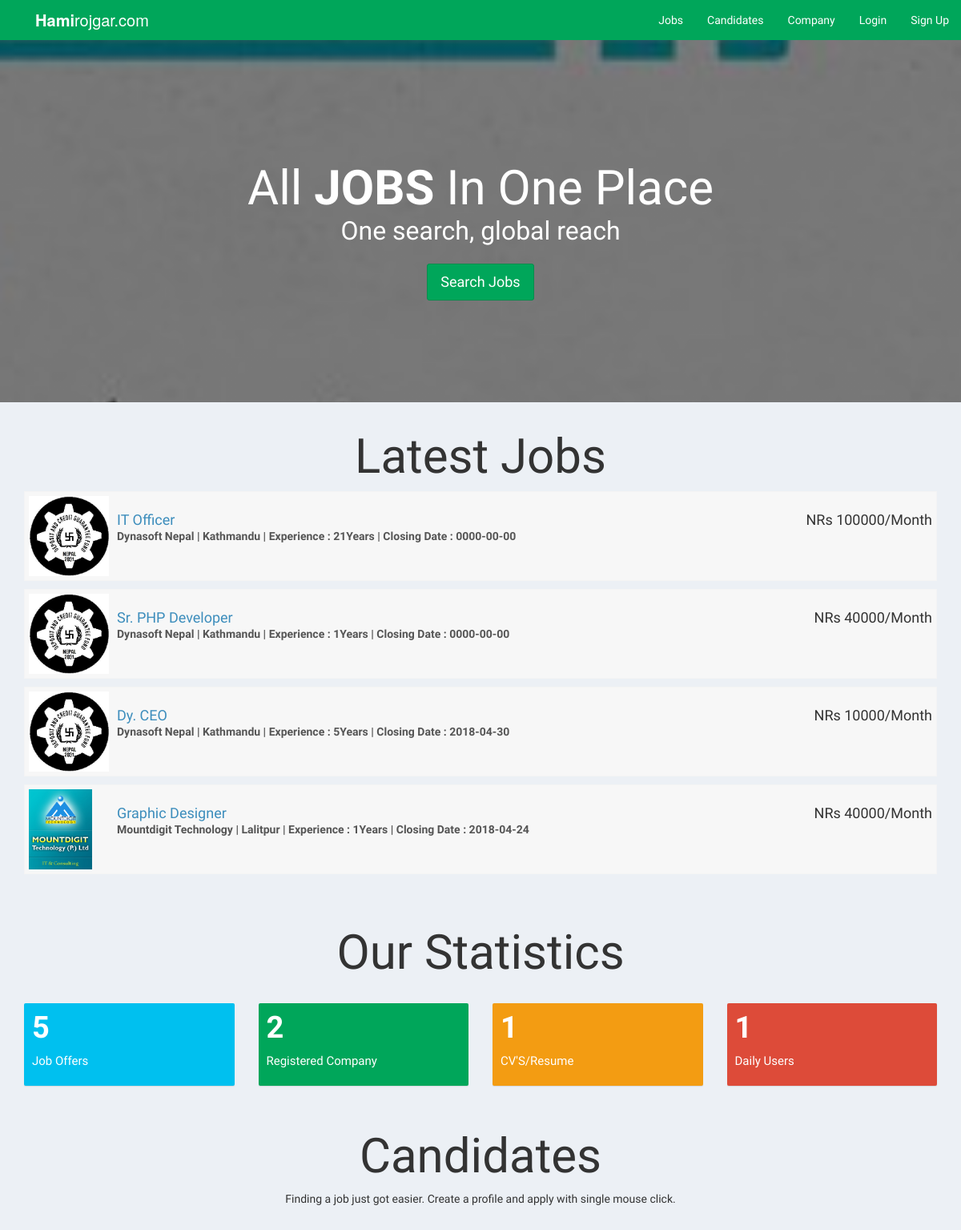
Before: / (upper part) with the older database file.
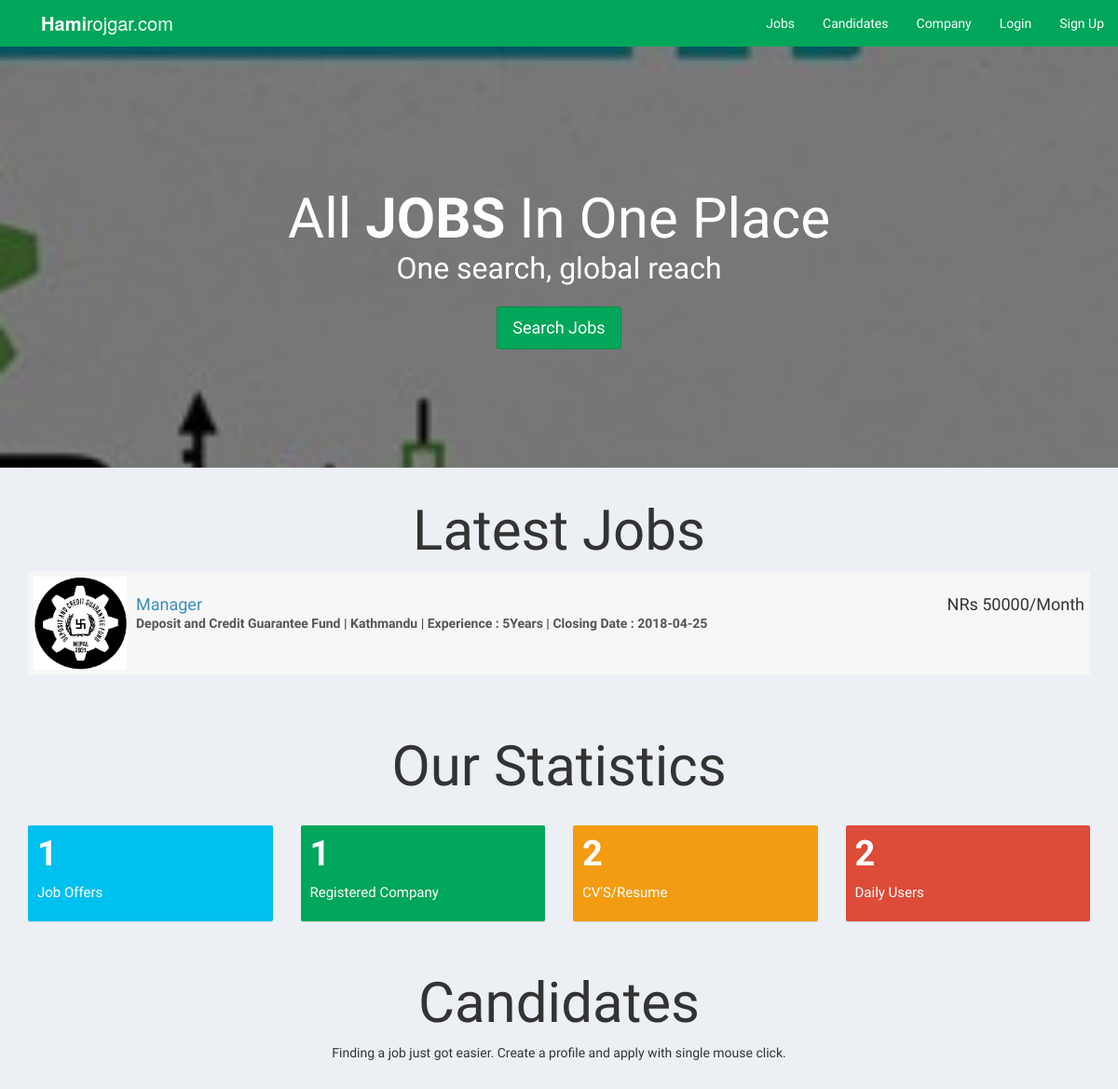
After: the same page with the newer database file.
### tables this page shows
CREATE TABLE IF NOT EXISTS `company` (
  `id_company` int(11) NOT NULL AUTO_INCREMENT,
  `name` varchar(255) NOT NULL,
  `companyname` varchar(255) NOT NULL,
  `country` varchar(255) NOT NULL,
  `state` varchar(255) NOT NULL,
  `city` varchar(255) NOT NULL,
  `contactno` varchar(255) NOT NULL,
  `website` varchar(255) NOT NULL,
  `email` varchar(255) NOT NULL,
  `password` varchar(255) NOT NULL,
  `aboutme` varchar(255) DEFAULT NULL,
  `logo` varchar(255) NOT NULL,
  `createdAt` timestamp NOT NULL DEFAULT CURRENT_TIMESTAMP,
  `active` int(11) NOT NULL DEFAULT '2',
  PRIMARY KEY (`id_company`),
  UNIQUE KEY `email` (`email`)
);

CREATE TABLE IF NOT EXISTS `job_post` (
  `id_jobpost` int(11) NOT NULL AUTO_INCREMENT,
  `id_company` int(11) NOT NULL,
  `jobtitle` varchar(255) NOT NULL,
  `jobcategory` varchar(255) NOT NULL,
  `joblevel` int(11) NOT NULL,
  `jobnum` int(11) NOT NULL,
  `jobtype` int(11) NOT NULL,
  `description` text NOT NULL,
  `minimumsalary` varchar(255) NOT NULL,
  `maximumsalary` varchar(255) NOT NULL,
  `experience` varchar(255) NOT NULL,
  `qualification` varchar(255) NOT NULL,
  `createdat` timestamp NOT NULL DEFAULT CURRENT_TIMESTAMP,
  `closingdate` date NOT NULL DEFAULT '0000-00-00',
  PRIMARY KEY (`id_jobpost`)
);

### index.php (the view, shortened to what this page needs)
<?php
require_once("db.php");
?>
<!DOCTYPE html>
<html>
<head>
  <link rel="stylesheet" href="https://cdnjs.cloudflare.com/ajax/libs/twitter-bootstrap/3.3.7/css/bootstrap.min.css">
  <link rel="stylesheet" href="https://cdnjs.cloudflare.com/ajax/libs/font-awesome/4.7.0/css/font-awesome.min.css">
  <link rel="stylesheet" href="https://cdnjs.cloudflare.com/ajax/libs/ionicons/2.0.1/css/ionicons.min.css">
  <link rel="stylesheet" href="css/AdminLTE.min.css">
  <link rel="stylesheet" href="css/_all-skins.min.css">
  <link rel="stylesheet" href="css/custom.css">
</head>
<body class="hold-transition skin-green sidebar-mini">
<div class="wrapper">
  <header class="main-header">
    <a href="index.php" class="logo logo-bg">
      <span class="logo-lg"><b>Hami</b>rojgar.com</span>
    </a>
    <nav class="navbar navbar-static-top">
      <div class="navbar-custom-menu">
        <ul class="nav navbar-nav">
          <li>
            <a href="jobs.php">Jobs</a>
          </li>
          <li>
            <a href="#candidates">Candidates</a>
          </li>
          <li>
            <a href="#company">Company</a>
          </li>
          <?php if(empty($_SESSION['id_user']) && empty($_SESSION['id_company'])) { ?>
          <li>
            <a href="login.php">Login</a>
          </li>
          <li>
            <a href="sign-up.php">Sign Up</a>
          </li>
          <?php } ?>
        </ul>
      </div>
    </nav>
  </header>
  <div class="content-wrapper" style="margin-left: 0px;">
    <section class="content-header bg-main">
      <div class="container">
        <div class="row">
          <div class="col-md-12 text-center index-head">
            <h1>All <strong>JOBS</strong> In One Place</h1>
            <p>One search, global reach</p>
            <p><a class="btn btn-success btn-lg" href="jobs.php" role="button">Search Jobs</a></p>
          </div>
        </div>
      </div>
    </section>
    <section class="content-header">
      <div class="container">
        <div class="row">
          <div class="col-md-12 latest-job margin-bottom-20">
            <h1 class="text-center">Latest Jobs</h1>
            <?php
          $sql = "SELECT * FROM job_post Order By Rand() Limit 4";
          $result = $conn->query($sql);
          if($result->num_rows > 0) {
            while($row = $result->fetch_assoc())
            {
              $sql1 = "SELECT * FROM company WHERE id_company='$row[id_company]'";
              $result1 = $conn->query($sql1);
              if($result1->num_rows > 0) {
                while($row1 = $result1->fetch_assoc())
                {
             ?>
            <div class="attachment-block clearfix">
              <img class="attachment-img" src="uploads/logo/<?php echo $row1['logo'];?>" alt="Company Logo">
              <div class="attachment-pushed">
                <h4 class="attachment-heading"><a href="view-job-post.php?id=<?php echo $row['id_jobpost']; ?>"><?php echo $row['jobtitle']; ?></a> <span class="attachment-heading pull-right">NRs <?php echo $row['maximumsalary']; ?>/Month</span></h4>
                <div class="attachment-text">
                    <div><strong><?php echo $row1['companyname']; ?> | <?php echo $row1['city']; ?> | Experience : <?php echo $row['experience']; ?>Years | Closing Date : <?php echo $row['closingdate']; ?></strong></div>
                </div>
              </div>
            </div>
          <?php
              }
            }
            }
          }
          ?>
          </div>
        </div>
      </div>
    </section>
    <section id="statistics" class="content-header">
      <div class="container">
        <div class="row">
          <div class="col-md-12 text-center latest-job margin-bottom-20">
            <h1>Our Statistics</h1>
          </div>
        </div>
        <div class="row">
        <div class="col-lg-3 col-xs-6">
          <div class="small-box bg-aqua">
            <div class="inner">
             <?php
                      $sql = "SELECT * FROM job_post";
                      $result = $conn->query($sql);
                      if($result->num_rows > 0) {
                        $totalno = $result->num_rows;
                      } else {
                        $totalno = 0;
                      }
                    ?>
              <h3><?php echo $totalno; ?></h3>
              <p>Job Offers</p>
            </div>
          </div>
        </div>
        <div class="col-lg-3 col-xs-6">
          <div class="small-box bg-green">
            <div class="inner">
                  <?php
                      $sql = "SELECT * FROM company WHERE active='1'";
                      $result = $conn->query($sql);
                      if($result->num_rows > 0) {
                        $totalno = $result->num_rows;
                      } else {
                        $totalno = 0;
                      }
                    ?>
              <h3><?php echo $totalno; ?></h3>
              <p>Registered Company</p>
            </div>
          </div>
        </div>
        <div class="col-lg-3 col-xs-6">
          <div class="small-box bg-yellow">
            <div class="inner">
             <?php
                      $sql = "SELECT * FROM users WHERE resume!=''";
                      $result = $conn->query($sql);
                      if($result->num_rows > 0) {
                        $totalno = $result->num_rows;
                      } else {
                        $totalno = 0;
                      }
                    ?>
              <h3><?php echo $totalno; ?></h3>
              <p>CV'S/Resume</p>
            </div>
          </div>
        </div>
        <div class="col-lg-3 col-xs-6">
          <div class="small-box bg-red">
            <div class="inner">
               <?php
                      $sql = "SELECT * FROM users WHERE active='1'";
                      $result = $conn->query($sql);
                      if($result->num_rows > 0) {
                        $totalno = $result->num_rows;
                      } else {
                        $totalno = 0;
                      }
                    ?>
              <h3><?php echo $totalno; ?></h3>
              <p>Daily Users</p>
            </div>
          </div>
        </div>
      </div>
      </div>
    </section>
    <section id="candidates" class="content-header">
      <div class="container">
        <div class="row">
          <div class="col-md-12 text-center latest-job margin-bottom-20">
            <h1>Candidates</h1>
            <p>Finding a job just got easier. Create a profile and apply with single mouse click.</p>
          </div>
        </div>
      </div>
    </section>
  </div>
</div>
</body>
</html>

### css/custom.css (style rules this page uses)
.bg-main { background: linear-gradient(0deg,rgba(0,0,0,0.5),rgba(0,0,0,0.5)), url(../img/job-search.jpg) no-repeat center center fixed !important; -webkit-background-size: cover; -moz-background-size: cover; -o-background-size: cover; background-size: cover !important; }
.index-head { padding: 10%; color: #fff; line-height: 150%; }
.index-head > h1 { font-size: 60px; }
.logo-bg { background-color: #00A65A !important; }
.index-head > p { font-size: 32px; }
.index-head > p > a { margin-top: 20px; }
.latest-job { line-height: 150%; }
.latest-job > h1 { font-size: 60px; }
.margin-bottom-20 { margin-bottom: 20px; }

Changed rows visible on the page:
removed job_post: jobtitle "IT Officer", maximumsalary "100000", experience "21", closingdate "0000-00-00"
removed company: logo (picture), companyname "Dynasoft Nepal", city "Kathmandu"
removed job_post: jobtitle "Sr. PHP Developer", maximumsalary "40000", experience "1", closingdate "0000-00-00", id_jobpost "2"
removed job_post: jobtitle "Dy. CEO", maximumsalary "10000", experience "5", closingdate "2018-04-30"
removed job_post: jobtitle "Graphic Designer", maximumsalary "40000", experience "1", closingdate "2018-04-24"
removed company: logo (picture), companyname "Mountdigit Technology", city "Lalitpur"
added job_post: jobtitle "Manager", maximumsalary "50000", experience "5", closingdate "2018-04-25"
added company: logo (picture), companyname "Deposit and Credit Guarantee Fund", city "Kathmandu"
Other visible differences:
$totalno: "5" → "1"
$totalno: (not shown) → "1"
$totalno: "1" → "2"
